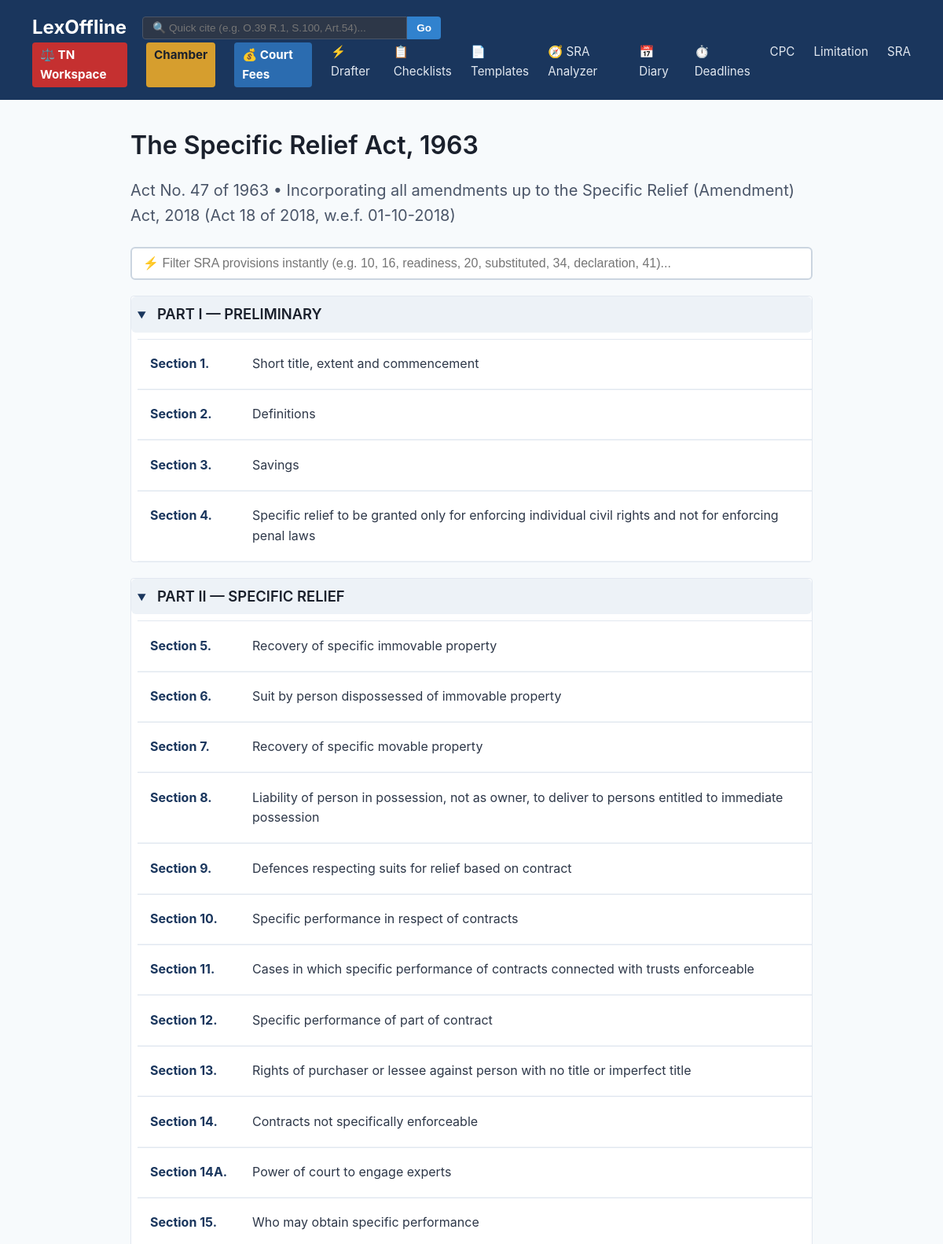
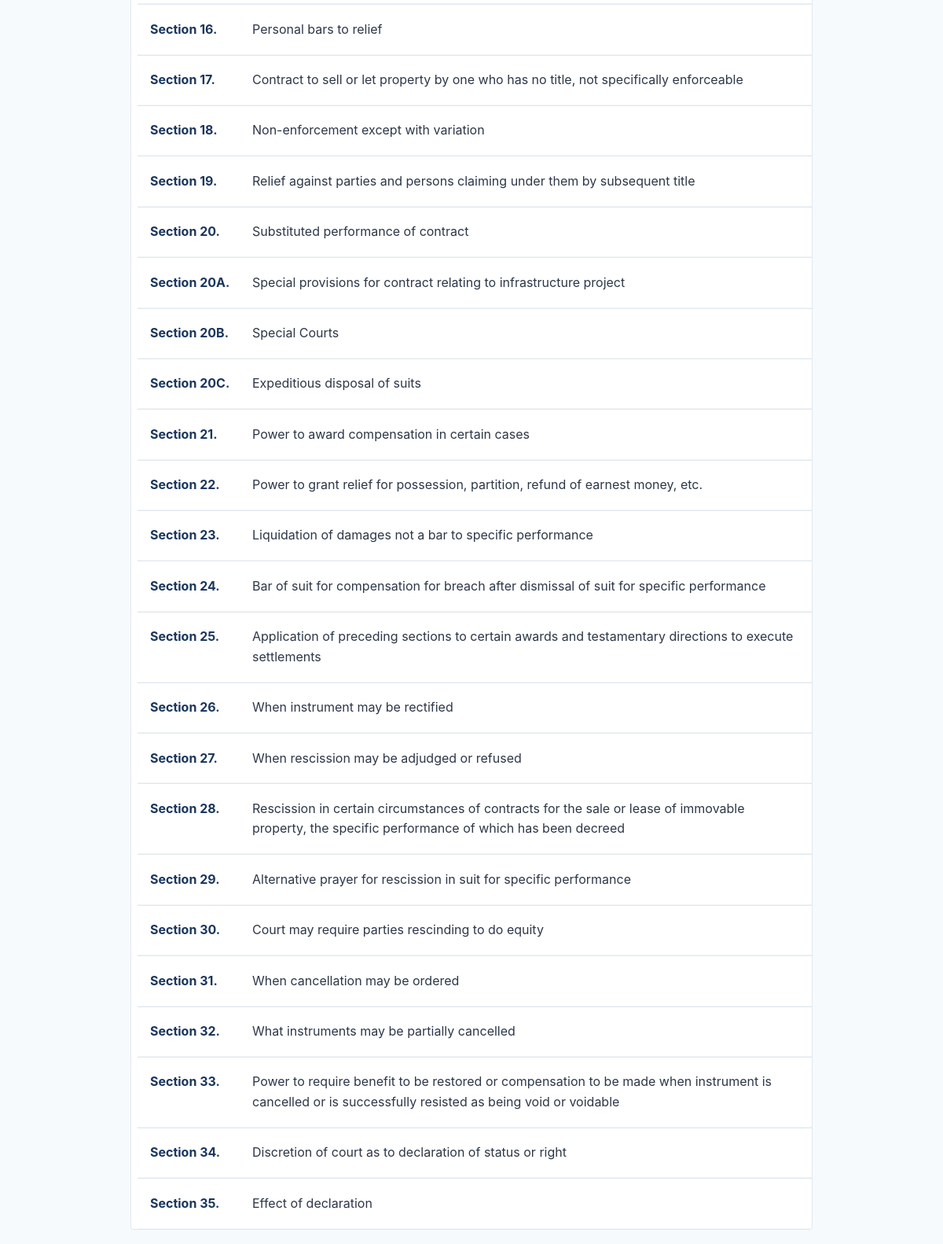
Screenshot of /sra/sections (upper part) with the database file from the repository (2 pictures, top to bottom).
### tables this page shows
CREATE TABLE sra_sections (
    id INTEGER PRIMARY KEY AUTOINCREMENT,
    section_no TEXT,
    title TEXT,
    part TEXT,
    chapter TEXT,
    text TEXT
);

### web/app.py (the view)
@app.route('/sra/sections')
def sra_sections():
    db = get_db()
    parts_raw = db.sra_sections_by_part()
    parts = {}
    for part_name, secs in parts_raw.items():
        parts[part_name] = rows_to_dicts(secs)
    return render_template('sra_sections.html', parts=parts)

### web/app.py (called while the page is built)
def get_db():
    db = getattr(g, '_database', None)
    if db is None:
        db = g._database = ActDatabase(DATABASE)
    return db

@app.teardown_appcontext
def close_connection(exception):
    db = getattr(g, '_database', None)
    if db is not None:
        db.close()

def rows_to_dicts(rows):
    return [dict(r) for r in rows] if rows else []

### web/templates/sra_sections.html (shortened to what this page needs)
{% extends "base.html" %}
{% block content %}
<div class="header-section" style="margin-bottom: 1.5rem;">
    <h1>The Specific Relief Act, 1963</h1>
    <p class="subtitle">Act No. 47 of 1963 &bull; Incorporating all amendments up to the Specific Relief (Amendment) Act, 2018 (Act 18 of 2018, w.e.f. 01-10-2018)</p>
</div>
<div style="margin-bottom: 1.25rem;">
    <input type="text" id="live-filter-input" placeholder="⚡ Filter SRA provisions instantly (e.g. 10, 16, readiness, 20, substituted, 34, declaration, 41)..." style="width: 100%; padding: 10px 14px; border: 2px solid #cbd5e0; border-radius: 6px; font-size: 1rem; box-sizing: border-box;">
</div>
<div class="provision-list">
    {% for part_name, sections in parts.items() %}
    <details class="part-group" open style="margin-bottom: 1.25rem;">
        <summary style="cursor: pointer; padding: 0.5rem; background: #edf2f7; border-radius: 6px; font-weight: bold; color: #1a365d;">
            <h2 style="display: inline; font-size: 1.15rem; margin-left: 0.5rem;">{{ part_name }}</h2>
        </summary>
        <ul class="item-list" style="list-style: none; padding-left: 0.5rem; margin-top: 0.5rem;">
            {% for section in sections %}
            <li style="padding: 0.4rem 0; border-bottom: 1px solid #f0f4f8;">
                <a href="/sra/section/{{ section.id }}" style="text-decoration: none; color: #2b6cb0; display: flex; gap: 0.75rem; align-items: baseline;">
                    <span class="item-no" style="font-weight: bold; min-width: 110px; color: #1a365d;">
                        {% if section.section_no == 'Schedule' %}The Schedule{% else %}Section {{ section.section_no }}.{% endif %}
                    </span>
                    <span class="item-title" style="color: #2d3748;">{{ section.title }}</span>
                </a>
            </li>
            {% endfor %}
        </ul>
    </details>
    {% endfor %}
</div>
{% endblock %}

### web/static/style.css (style rules this page uses)
* { box-sizing: border-box; margin: 0; padding: 0; }
body { font-family: -apple-system, BlinkMacSystemFont, "Segoe UI", Roboto, Helvetica, Arial, sans-serif; line-height: 1.6; color: #2d3748; background-color: #f7fafc; }
h1, h2, h3, h4 { margin-bottom: 0.5em; color: #1a202c; font-weight: 600; }
a { color: #3182ce; text-decoration: none; }
.subtitle { font-size: 1.25rem; color: #4a5568; margin-bottom: 1rem; }
.part-group, .order-group { margin-bottom: 1rem; background: white; border: 1px solid #e2e8f0; border-radius: 4px; }
summary { padding: 1rem; cursor: pointer; background-color: #edf2f7; font-weight: bold; }
.item-list { list-style: none; padding: 0; }
.item-list li { border-top: 1px solid #e2e8f0; }
.item-list a { display: block; padding: 0.75rem 1rem; color: #2d3748; }
.item-no { font-weight: 600; margin-right: 0.5rem; }

### rows the page displays
sra_sections: part "PART I — PRELIMINARY", section_no "1", title "Short title, extent and commencement"
sra_sections: section_no "2", title "Definitions"
sra_sections: section_no "3", title "Savings"
sra_sections: section_no "4", title "Specific relief to be granted only for enforcing individual civil rights and not for enforcing penal laws"
sra_sections: part "PART II — SPECIFIC RELIEF", section_no "5", title "Recovery of specific immovable property"
sra_sections: section_no "6", title "Suit by person dispossessed of immovable property"
sra_sections: section_no "7", title "Recovery of specific movable property"
sra_sections: section_no "8", title "Liability of person in possession, not as owner, to deliver to persons entitled to immediate possession"
sra_sections: section_no "9", title "Defences respecting suits for relief based on contract"
sra_sections: section_no "10", title "Specific performance in respect of contracts"
sra_sections: section_no "11", title "Cases in which specific performance of contracts connected with trusts enforceable"
sra_sections: section_no "12", title "Specific performance of part of contract"
sra_sections: section_no "13", title "Rights of purchaser or lessee against person with no title or imperfect title"
sra_sections: section_no "14", title "Contracts not specifically enforceable"
sra_sections: section_no "14A", title "Power of court to engage experts"
sra_sections: section_no "15", title "Who may obtain specific performance"
sra_sections: section_no "16", title "Personal bars to relief"
sra_sections: section_no "17", title "Contract to sell or let property by one who has no title, not specifically enforceable"
sra_sections: section_no "18", title "Non-enforcement except with variation"
sra_sections: section_no "19", title "Relief against parties and persons claiming under them by subsequent title"
sra_sections: section_no "20", title "Substituted performance of contract"
sra_sections: section_no "20A", title "Special provisions for contract relating to infrastructure project"
sra_sections: section_no "20B", title "Special Courts"
sra_sections: section_no "20C", title "Expeditious disposal of suits"
sra_sections: section_no "21", title "Power to award compensation in certain cases"
sra_sections: section_no "22", title "Power to grant relief for possession, partition, refund of earnest money, etc."
sra_sections: section_no "23", title "Liquidation of damages not a bar to specific performance"
sra_sections: section_no "24", title "Bar of suit for compensation for breach after dismissal of suit for specific performance"
sra_sections: section_no "25", title "Application of preceding sections to certain awards and testamentary directions to execute settlements"
sra_sections: section_no "26", title "When instrument may be rectified"
sra_sections: section_no "27", title "When rescission may be adjudged or refused"
sra_sections: section_no "28", title "Rescission in certain circumstances of contracts for the sale or lease of immovable property, the specific performance of which has been decreed"
sra_sections: section_no "29", title "Alternative prayer for rescission in suit for specific performance"
sra_sections: section_no "30", title "Court may require parties rescinding to do equity"
sra_sections: section_no "31", title "When cancellation may be ordered"
sra_sections: section_no "32", title "What instruments may be partially cancelled"
sra_sections: section_no "33", title "Power to require benefit to be restored or compensation to be made when instrument is cancelled or is successfully resisted as being void or voidable"
sra_sections: section_no "34", title "Discretion of court as to declaration of status or right"
sra_sections: section_no "35", title "Effect of declaration"
